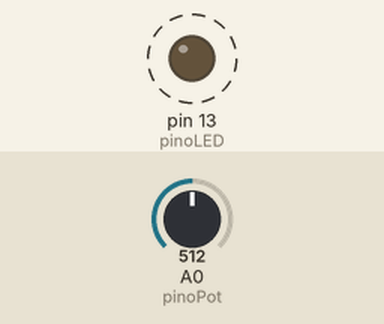
Recording of a sketch running on a simulated Arduino Uno, built with avr-gcc and run on an emulated ATmega328P. Parts: output pins drawn as LEDs (lit = HIGH). Dashed ring = blinking. The test bench sets the inputs (shaded band); at power-on: A0 (pinoPot) = 512.

Above: at 1.8 s.
1.9 s: A0 (pinoPot) set to 0
At 3.2 s:
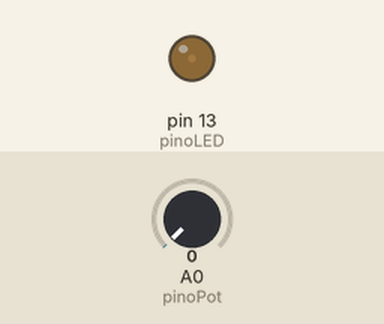
3.6 s: A0 (pinoPot) set to 122
At 3.9 s:
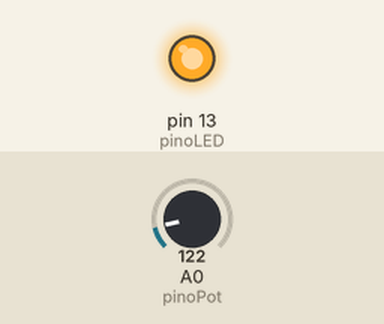
Timing chart, 0 to 13.1 s (numbered marks = the images above; inputs shaded):
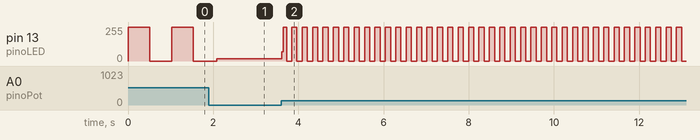

Measured:
- after the input at 3.6 s, pin 13 (pinoLED): 16/255 → 69/255 at once, then moves between 0/255 and 255/255, repeating every 0.24 s
- by itself, pin 13 (pinoLED): alternates 255/255 for 0.51 s and 0/255 for 0.51 s

The sketch:

led-com-potenciometro.ino
```cpp
/*
  Desenvolvido por Ialy Sousa, Karen Lorhana e Lilian Teixeira
*/

int pinoPot = A0; //define o pino analógico A0 como entrada do potenciômetro
int pinoLED = 13; //define o pino no qual o LED vai estar conectado
int valorPot = 0; //variável que guarda o valor lido do potenciômetro

void setup() {
  pinMode(pinoLED, OUTPUT); //declara o pino do LED como saída
}

void loop() {
  valorPot = analogRead(pinoPot); //lê o valor do sensor

  digitalWrite(pinoLED, HIGH); //liga o LED
  delay(valorPot); //tem uma pausa de <valorPot> milisegundos
  digitalWrite(pinoLED, LOW); //desliga o LED
  delay(valorPot); //tem uma pausa de <valorPot> milisegundos
}
```
